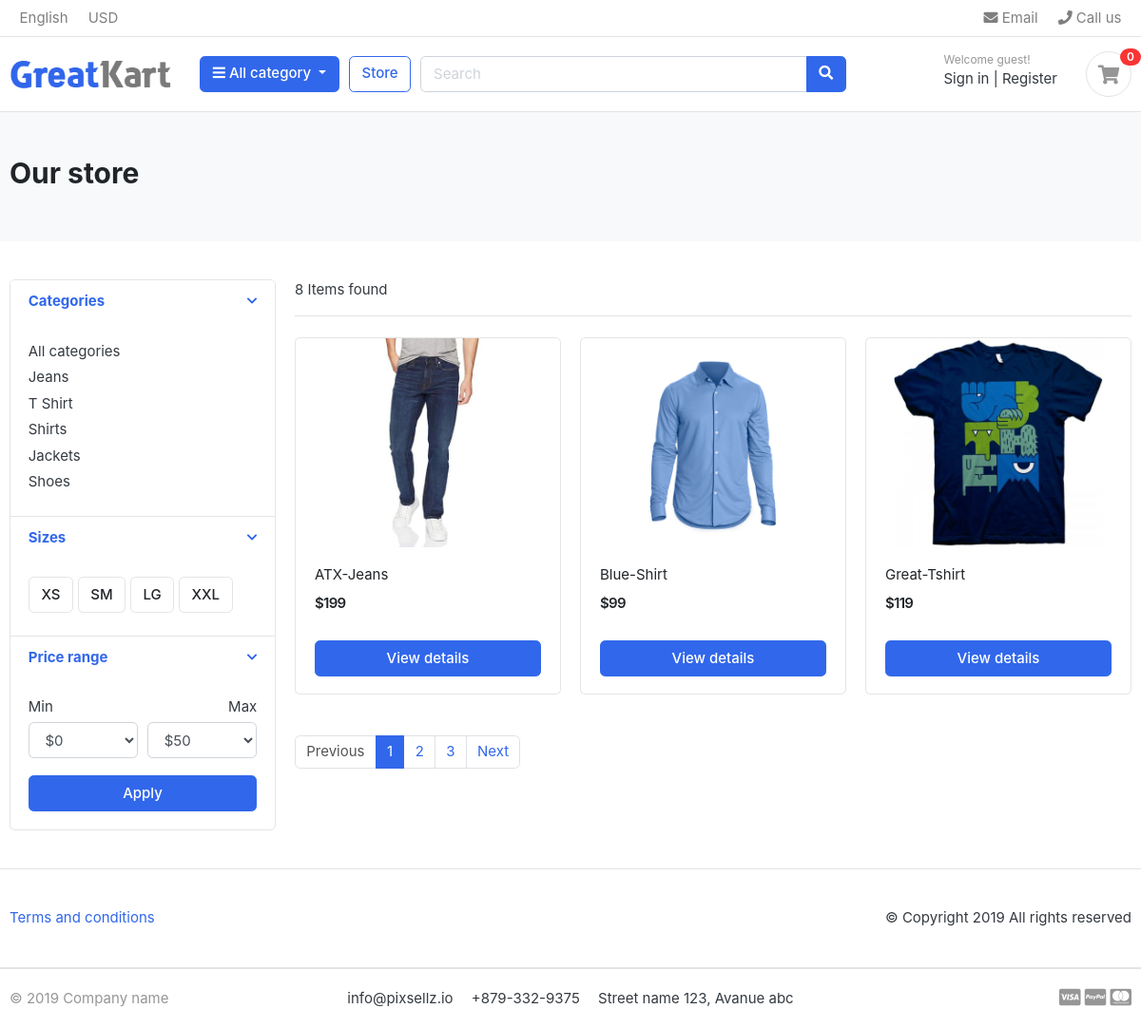
/store/, run on the app's committed database.
### category/models.py (models this page shows, shortened)
class Category(models.Model):
    category_name = models.CharField(max_length=50, unique=True)
    slug = models.SlugField(max_length=50, unique=True)
    description = models.TextField(max_length=255, blank=True)
    cat_image = models.ImageField(upload_to='photos/categories', blank=True)
    class Meta:
        verbose_name = 'category'
        verbose_name_plural = 'categories'
    def get_url(self):
        return reverse('products_by_category', args=[self.slug])

### store/models.py (models this page shows, shortened)
class Product(models.Model):
    product_name = models.CharField(max_length=200, unique=True)
    slug = models.SlugField(max_length=200, unique=True)
    description = models.TextField(max_length=200, blank=True)
    price = models.IntegerField()
    images = models.ImageField(upload_to='photos/products/')
    stock = models.IntegerField()
    is_available = models.BooleanField(default=True)
    category = models.ForeignKey(Category, on_delete=models.CASCADE)
    create_date = models.DateTimeField(auto_now_add=True)
    modified_date = models.DateTimeField(auto_now=True)
    def get_url(self):
        return reverse('product_detail', args=[self.category.slug, self.slug])

### store/views.py (the view)
# urls.py: path('store/', include('store.urls')),
def store(request, category_slug=None):
    if category_slug != None:
        categories = get_object_or_404(Category, slug=category_slug)
        products = Product.objects.filter(category=categories, is_available=True)
        product_count = products.count()
    else:
        products = Product.objects.all().filter(is_available=True).order_by('id')
        product_count = products.count()
        pagination = Paginator(products, 3)
        page = request.GET.get('page')
        paged_products = pagination.get_page(page)
    context = {
        'products': paged_products,
        'product_count': product_count,
    }
    return render(request, 'store/store.html', context)

### carts/context_processors.py (called while the page is built)
def counter(request):
    cart_count = 0
    if "admin" in request.path:
        return {}
    else:
        try:
            cart = Cart.objects.filter(cart_id=_cart_id(request))
            cart_items = CartItem.objects.all().filter(cart=cart[:1])
            for cart_item in cart_items:
                cart_count += cart_item.quantity
        except Cart.DoesNotExist:
            cart_count = 0
    return {"cart_count": cart_count}

### carts/views.py (called while the page is built)
def _cart_id(request):
    cart = request.session.session_key
    if not cart:
        cart = request.session.create()
    return cart

### category/context_processors.py (called while the page is built)
def menu_list(request):
    link = Category.objects.all()
    return dict(link=link)

### templates/store/store.html (shortened to what this page needs)
{% extends 'base.html' %}
{% block content %}
{% load static %}
<section class="section-pagetop bg">
<div class="container">
	{% if 'search' in request.path %}
		<h2 class="title-page">Search Result</h2>
	{% else %}
		<h2 class="title-page">Our store</h2>
	{% endif %}
</div>
</section>
<section class="section-content padding-y">
<div class="container">
<div class="row">
	<aside class="col-md-3">
<div class="card">
	<article class="filter-group">
		<header class="card-header">
			<a href="#" data-toggle="collapse" data-target="#collapse_1" aria-expanded="true" class="">
				<i class="icon-control fa fa-chevron-down"></i>
				<h6 class="title">Categories</h6>
			</a>
		</header>
		<div class="filter-content collapse show" id="collapse_1" style="">
			<div class="card-body">
				<ul class="list-menu">
				<li><a href="{% url 'store' %}">All categories  </a></li>
				{% for category in link %}
				<li><a href="{{ category.get_url }}">{{ category.category_name }} </a></li>
				{% endfor %}
				</ul>
			</div>
		</div>
	</article>
	<article class="filter-group">
		<header class="card-header">
			<a href="#" data-toggle="collapse" data-target="#collapse_4" aria-expanded="true" class="">
				<i class="icon-control fa fa-chevron-down"></i>
				<h6 class="title">Sizes </h6>
			</a>
		</header>
		<div class="filter-content collapse show" id="collapse_4" style="">
			<div class="card-body">
			  <label class="checkbox-btn">
			    <span class="btn btn-light"> XS </span>
			  </label>
			  <label class="checkbox-btn">
			    <span class="btn btn-light"> SM </span>
			  </label>
			  <label class="checkbox-btn">
			    <span class="btn btn-light"> LG </span>
			  </label>
			  <label class="checkbox-btn">
			    <span class="btn btn-light"> XXL </span>
			  </label>
		</div>
		</div>
	</article>
	<article class="filter-group">
		<header class="card-header">
			<a href="#" data-toggle="collapse" data-target="#collapse_3" aria-expanded="true" class="">
				<i class="icon-control fa fa-chevron-down"></i>
				<h6 class="title">Price range </h6>
			</a>
		</header>
		<div class="filter-content collapse show" id="collapse_3" style="">
			<div class="card-body">
				<div class="form-row">
				<div class="form-group col-md-6">
				  <label>Min</label>
				  	<select class="mr-2 form-control">
						<option value="0">$0</option>
					</select>
				</div>
				<div class="form-group text-right col-md-6">
				  <label>Max</label>
				  	<select class="mr-2 form-control">
						<option value="50">$50</option>
					</select>
				</div>
				</div>
				<button class="btn btn-block btn-primary">Apply</button>
			</div>
		</div>
	</article>
</div>
	</aside>
	<main class="col-md-9">
<header class="border-bottom mb-4 pb-3">
		<div class="form-inline">
			<span class="mr-md-auto">{{ product_count }} Items found </span>
		</div>
</header>
<div class="row">
	{% if products %}
	{% for product in products %}
	<div class="col-md-4">
		<figure class="card card-product-grid">
			<div class="img-wrap">
				<a href="{{ product.get_url }}"><img src="{{ product.images.url }}"></a>
			</div>
			<figcaption class="info-wrap">
				<div class="fix-height">
					<a href="{{ product.get_url }}" class="title">{{ product.product_name }}</a>
					<div class="price-wrap mt-2">
						<span class="price">${{ product.price }}</span>
					</div>
				</div>
				<a href="{{ product.get_url }}" class="btn btn-block btn-primary">View details</a>
			</figcaption>
		</figure>
	</div>
	{% endfor %}
	{% else %}
	<div class="container">
	<h2>No search result. Pleas try again.</h2>
	</div>
	{% endif %}
</div>
<nav class="mt-4" aria-label="Page navigation sample">
	{% if products.has_other_pages %}
	  <ul class="pagination">
		  {% if products.has_previous %}
			<li class="page-item"><a class="page-link" href="?page={{ products.previous_page_number }}">Previous</a></li>
		  {% else %}
		  	<li class="page-item disabled"><a class="page-link" href="#">Previous</a></li>
		  {% endif %}
		  {% for i in products.paginator.page_range %}
		  	{% if products.number == i %}
				<li class="page-item active"><a class="page-link" href="#">{{i}}</a></li>
		  	{% else %}
		  		<li class="page-item"><a class="page-link" href="?page={{i}}">{{i}}</a></li>
		  	{% endif %}
		  {% endfor %}
		  {% if products.has_next %}
			<li class="page-item"><a class="page-link" href="?page={{ products.next_page_number }}">Next</a></li>
		  {% else %}
		  	<li class="page-item disabled"><a class="page-link" href="#">Next</a></li>
		  {% endif %}
	  </ul>
	{% endif %}
	</nav>
	</main>
</div>
</div>
</section>
<footer class="section-footer border-top padding-y">
	<div class="container">
		<p class="float-md-right">
			&copy Copyright 2019 All rights reserved
		</p>
		<p>
			<a href="#">Terms and conditions</a>
		</p>
	</div>
</footer>
</body>
</html>
{% endblock %}

### static/css/ui.css (style rules this page uses)
html { font-family: "Inter", sans-serif; font-size: 15px; }
.img-wrap { text-align: center; display: block; }
.img-wrap img { max-width: 100%; }
.price-wrap { letter-spacing: -0.7px; }
.padding-y { padding-top: 40px; padding-bottom: 40px; }
figure { margin-bottom: 0; }
article:after, .form-group:after { display: block; clear: both; content: ""; }
.bg { background-color: #f8f9fa; }
.title-page { color: #212529; }
p:last-child { margin-bottom: 0; }
.btn-light { background-color: #fff; border-color: #e4e4e4; }
[class*=list-] li:after { visibility: hidden; display: block; content: ""; overflow: hidden; height: 0; clear: both; }
.list-menu { list-style: none; margin: 0; padding-left: 0; }
.list-menu li { margin-bottom: 5px; }
.list-menu a { color: #343a40; }
[class*=card-product] a.title { color: #212529; display: block; }
[class*=card-product] .img-wrap { overflow: hidden; position: relative; }
[class*=card-product] .img-wrap img { height: 100%; max-width: 100%; width: auto; display: inline-block; -o-object-fit: cover; object-fit: cover; }
.card-product-grid { margin-bottom: 20px; }
.card-product-grid .img-wrap { border-radius: 0.2rem 0.2rem 0 0; height: 220px; }
.card-product-grid .info-wrap { overflow: hidden; padding: 18px 20px; }
.card-product-grid .fix-height { height: 80px; overflow: hidden; }
.card .img-wrap { overflow: hidden; }
.price { font-weight: 600; color: #212529; }
.icon-control { margin-top: 5px; float: right; font-size: 80%; }
.card-header .title { margin-bottom: 0; line-height: 1.5; }
.filter-group { border-bottom: 1px solid #e4e4e4; }
.filter-group .card-header { border-bottom: 0; }
.filter-group:last-child { border-bottom: 0; }
.checkbox-btn { position: relative; }
.section-pagetop { padding: 45px 0; }

### data on the page
Category: category_name "Jeans"
Category: category_name "T Shirt"
Category: category_name "Shirts"
Category: category_name "Jackets"
Category: category_name "Shoes"
Product: images (picture), product_name "ATX-Jeans", price "199"
Product: images (picture), product_name "Blue-Shirt", price "99"
Product: images (picture), product_name "Great-Tshirt", price "119"

### other printed values
{{ cart_count }} "0"
{{ product_count }} "8"
{{ i }} "1"
{{ i }} "2" "3"
